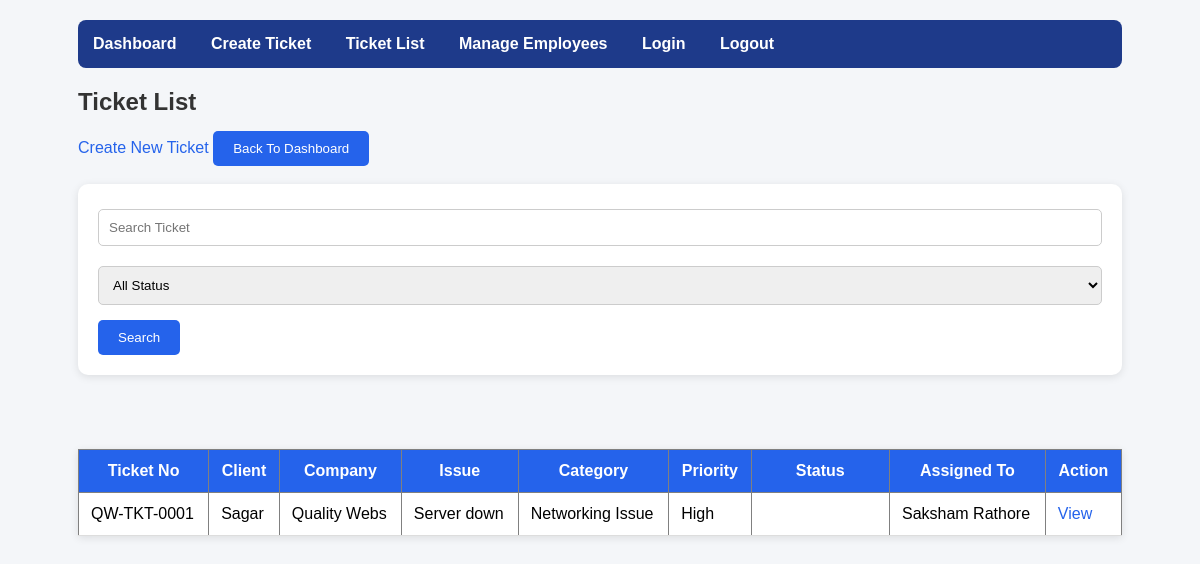
Page /tickets on the committed database.
### app/models.py (models this page shows)
class Ticket(Base):
    __tablename__ = "ticket"
    id = Column(Integer,primary_key=True,index=True)
    ticket_number = Column(String,unique=True)
    client_name = Column(String,unique=True)
    mobile = Column(String)
    email = Column(String)
    company = Column(String)
    issue_title = Column(String)
    issue_description = Column(Text)
    category = Column(String)
    priority = Column(String)
    assigned_to = Column(String)
    status = Column(
        String,
        default="Open"
    )
    created_at = Column(
        DateTime,
        default=datetime.now
    )
    updated_at = Column(
        DateTime,
        default=datetime.now
    )
    resolved_at = Column(DateTime, nullable=True)
    closed_at = Column(DateTime, nullable=True)
    closing_remark = Column(
        Text,
        nullable=True
    )

### app/main.py (the view)
@app.get("/tickets")
def ticket_list(
    request: Request,
    search: str = "",
    db: Session = Depends(get_db)
):
    query = db.query(models.Ticket)
    status = request.query_params.get("status")
    if search:
        query = query.filter(
            or_(
                models.Ticket.ticket_number.contains(search),
                models.Ticket.client_name.contains(search),
                models.Ticket.mobile.contains(search),
                models.Ticket.company.contains(search),
                models.Ticket.issue_title.contains(search)
            )
        )
    if status:
        query = query.filter(
        models.Ticket.status == status
    )
    tickets = query.all()
    return templates.TemplateResponse(
        "ticket_list.html",
        {
            "request": request,
            "tickets": tickets,
            "search": search,
            "status": status
        }
    )

### app/templates/ticket_list.html (shortened to what this page needs)
{% extends "base.html" %}
{% block content %}
<h2>Ticket List</h2>
<a href="/create-ticket">
    Create New Ticket
</a>
<a href="/">
<button type="button">
Back To Dashboard
</button>
</a>
<br><br>
<form method="get">
<input
type="text"
name="search"
placeholder="Search Ticket"
value="{{search}}"
>
<select name="status">
<option value="">
All Status
</option>
</select>
<button type="submit">
Search
</button>
</form>
<br>
<br><br>
<table border="1" cellpadding="10">
    <tr>
        <th>Ticket No</th>
        <th>Client</th>
        <th>Company</th>
        <th>Issue</th>
        <th>Category</th>
        <th>Priority</th>
        <th>Status</th>
        <th>Assigned To</th>
        <th>Action</th>
    </tr>
    {% for ticket in tickets %}
    <tr>
        <td>{{ticket.ticket_number}}</td>
        <td>{{ticket.client_name}}</td>
        <td>{{ticket.company}}</td>
        <td>{{ticket.issue_title}}</td>
        <td>{{ticket.category}}</td>
        <td>{{ticket.priority}}</td>
        <td>
            <span class="badge">
            </span>
        </td>
        <td>{{ticket.assigned_to}}</td>
        <td>
            <a href="/ticket/{{ticket.id}}">
                View
            </a>
        </td>
    </tr>
    {% endfor %}
</table>
{% endblock %}

### app/static/style.css (style rules this page uses)
* { margin:0; padding:0; box-sizing:border-box; font-family: Arial, sans-serif; }
body { background:#f4f6f9; padding:20px; }
h1,h2,h3 { margin-bottom:15px; color:#333; }
form { background:white; padding:20px; border-radius:10px; box-shadow:0 2px 8px rgba(0,0,0,0.1); margin-bottom:20px; }
input, textarea, select { width:100%; padding:10px; margin-top:5px; margin-bottom:15px; border:1px solid #ccc; border-radius:5px; }
button { background:#2563eb; color:white; border:none; padding:10px 20px; border-radius:5px; cursor:pointer; }
table { width:100%; border-collapse:collapse; background:white; box-shadow:0 2px 8px rgba(0,0,0,0.1); }
table th { background:#2563eb; color:white; padding:12px; }
table td { padding:12px; border-bottom:1px solid #ddd; }
.badge { padding:5px 10px; border-radius:20px; color:white; font-size:12px; }
a { text-decoration:none; color:#2563eb; }

### rows in the picture
Ticket: ticket_number "QW-TKT-0001", client_name "Sagar", company "Quality Webs", issue_title "Server down", category "Networking Issue", priority "High", assigned_to "Saksham Rathore"
